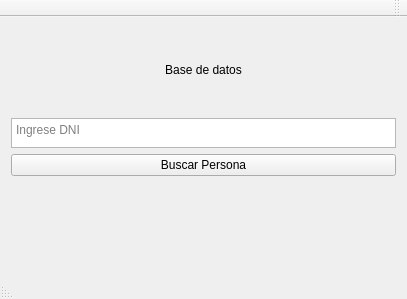
<?xml version="1.0" encoding="UTF-8"?>
<ui version="4.0">
 <class>MainWindow</class>
 <widget class="QMainWindow" name="MainWindow">
  <property name="geometry">
   <rect>
    <x>0</x>
    <y>0</y>
    <width>407</width>
    <height>299</height>
   </rect>
  </property>
  <property name="windowTitle">
   <string>MainWindow</string>
  </property>
  <property name="layoutDirection">
   <enum>Qt::RightToLeft</enum>
  </property>
  <widget class="QWidget" name="centralWidget">
   <layout class="QVBoxLayout" name="verticalLayout">
    <item>
     <widget class="QLabel" name="title">
      <property name="text">
       <string>Base de datos</string>
      </property>
      <property name="textFormat">
       <enum>Qt::AutoText</enum>
      </property>
      <property name="alignment">
       <set>Qt::AlignCenter</set>
      </property>
     </widget>
    </item>
    <item>
     <widget class="QTextEdit" name="searchText">
      <property name="maximumSize">
       <size>
        <width>400</width>
        <height>30</height>
       </size>
      </property>
      <property name="placeholderText">
       <string>Ingrese DNI</string>
      </property>
     </widget>
    </item>
    <item>
     <widget class="QPushButton" name="pushButton">
      <property name="text">
       <string>Buscar Persona</string>
      </property>
     </widget>
    </item>
    <item>
     <widget class="QLabel" name="resultText">
      <property name="text">
       <string>&lt;Resultado&gt;</string>
      </property>
      <property name="alignment">
       <set>Qt::AlignCenter</set>
      </property>
     </widget>
    </item>
   </layout>
  </widget>
  <widget class="QToolBar" name="mainToolBar">
   <attribute name="toolBarArea">
    <enum>TopToolBarArea</enum>
   </attribute>
   <attribute name="toolBarBreak">
    <bool>false</bool>
   </attribute>
  </widget>
  <widget class="QStatusBar" name="statusBar"/>
 </widget>
 <layoutdefault spacing="6" margin="11"/>
 <resources/>
 <connections/>
</ui>
